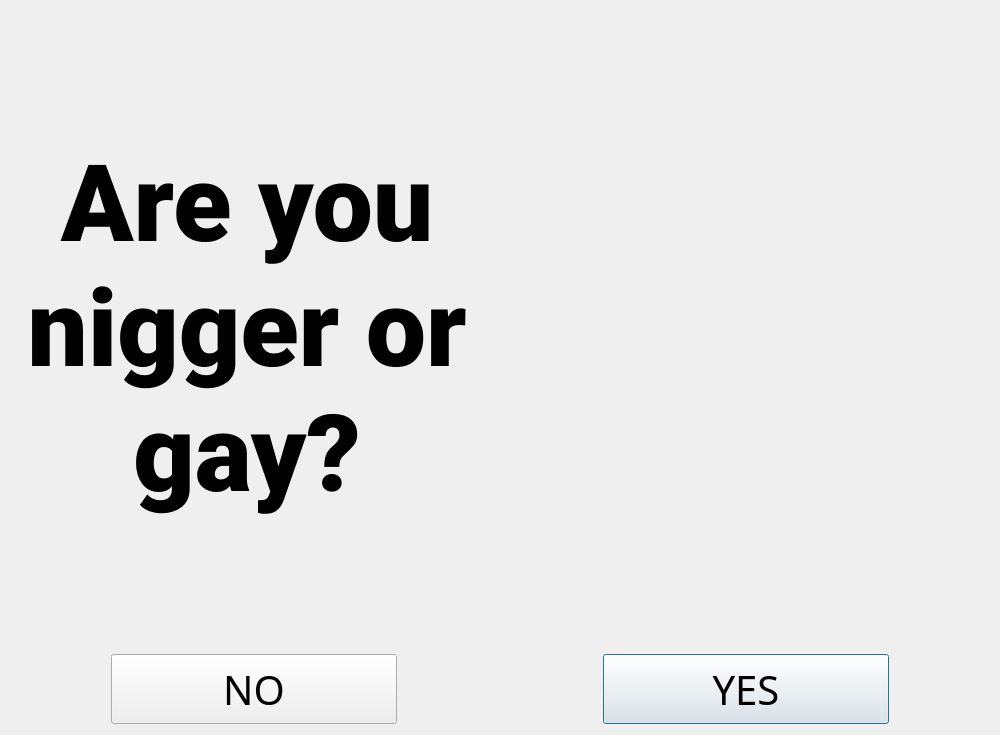
<?xml version="1.0" encoding="UTF-8"?>
<ui version="4.0">
 <class>Nigger</class>
 <widget class="QDialog" name="Nigger">
  <property name="windowModality">
   <enum>Qt::WindowModal</enum>
  </property>
  <property name="geometry">
   <rect>
    <x>0</x>
    <y>0</y>
    <width>1000</width>
    <height>735</height>
   </rect>
  </property>
  <property name="sizePolicy">
   <sizepolicy hsizetype="Fixed" vsizetype="Fixed">
    <horstretch>0</horstretch>
    <verstretch>0</verstretch>
   </sizepolicy>
  </property>
  <property name="minimumSize">
   <size>
    <width>1000</width>
    <height>700</height>
   </size>
  </property>
  <property name="windowTitle">
   <string>Nigger?</string>
  </property>
  <property name="sizeGripEnabled">
   <bool>false</bool>
  </property>
  <property name="modal">
   <bool>true</bool>
  </property>
  <layout class="QGridLayout" name="gridLayout">
   <item row="0" column="0" rowspan="2" colspan="2">
    <widget class="QLabel" name="answer">
     <property name="font">
      <font>
       <family>Roboto Black</family>
       <pointsize>80</pointsize>
      </font>
     </property>
     <property name="text">
      <string>Are you nigger or gay?</string>
     </property>
     <property name="scaledContents">
      <bool>false</bool>
     </property>
     <property name="alignment">
      <set>Qt::AlignCenter</set>
     </property>
     <property name="wordWrap">
      <bool>true</bool>
     </property>
    </widget>
   </item>
   <item row="2" column="0" colspan="3">
    <layout class="QGridLayout" name="gridLayout_2">
     <item row="0" column="2">
      <spacer name="horizontalSpacer_2">
       <property name="orientation">
        <enum>Qt::Horizontal</enum>
       </property>
       <property name="sizeType">
        <enum>QSizePolicy::Fixed</enum>
       </property>
       <property name="sizeHint" stdset="0">
        <size>
         <width>200</width>
         <height>20</height>
        </size>
       </property>
      </spacer>
     </item>
     <item row="0" column="3">
      <widget class="QPushButton" name="buttY">
       <property name="minimumSize">
        <size>
         <width>250</width>
         <height>70</height>
        </size>
       </property>
       <property name="font">
        <font>
         <family>Arial Black</family>
         <pointsize>30</pointsize>
        </font>
       </property>
       <property name="text">
        <string>YES</string>
       </property>
       <property name="default">
        <bool>true</bool>
       </property>
      </widget>
     </item>
     <item row="0" column="1">
      <widget class="QPushButton" name="buttN">
       <property name="minimumSize">
        <size>
         <width>250</width>
         <height>70</height>
        </size>
       </property>
       <property name="font">
        <font>
         <family>Arial Black</family>
         <pointsize>30</pointsize>
         <weight>50</weight>
         <italic>false</italic>
         <bold>false</bold>
        </font>
       </property>
       <property name="whatsThis">
        <string extracomment="Nigger"/>
       </property>
       <property name="autoFillBackground">
        <bool>false</bool>
       </property>
       <property name="text">
        <string>NO</string>
       </property>
       <property name="checkable">
        <bool>false</bool>
       </property>
       <property name="default">
        <bool>false</bool>
       </property>
       <property name="flat">
        <bool>false</bool>
       </property>
      </widget>
     </item>
     <item row="0" column="0">
      <spacer name="horizontalSpacer">
       <property name="orientation">
        <enum>Qt::Horizontal</enum>
       </property>
       <property name="sizeType">
        <enum>QSizePolicy::Fixed</enum>
       </property>
       <property name="sizeHint" stdset="0">
        <size>
         <width>100</width>
         <height>20</height>
        </size>
       </property>
      </spacer>
     </item>
     <item row="0" column="4">
      <spacer name="horizontalSpacer_3">
       <property name="orientation">
        <enum>Qt::Horizontal</enum>
       </property>
       <property name="sizeType">
        <enum>QSizePolicy::Fixed</enum>
       </property>
       <property name="sizeHint" stdset="0">
        <size>
         <width>100</width>
         <height>20</height>
        </size>
       </property>
      </spacer>
     </item>
    </layout>
   </item>
   <item row="0" column="2" rowspan="2">
    <widget class="QLabel" name="Shrek">
     <property name="minimumSize">
      <size>
       <width>500</width>
       <height>0</height>
      </size>
     </property>
     <property name="cursor">
      <cursorShape>ForbiddenCursor</cursorShape>
     </property>
     <property name="mouseTracking">
      <bool>false</bool>
     </property>
     <property name="text">
      <string/>
     </property>
     <property name="pixmap">
      <pixmap>59h6if.jpg</pixmap>
     </property>
     <property name="wordWrap">
      <bool>false</bool>
     </property>
     <property name="openExternalLinks">
      <bool>false</bool>
     </property>
    </widget>
   </item>
  </layout>
 </widget>
 <resources/>
 <connections/>
</ui>
